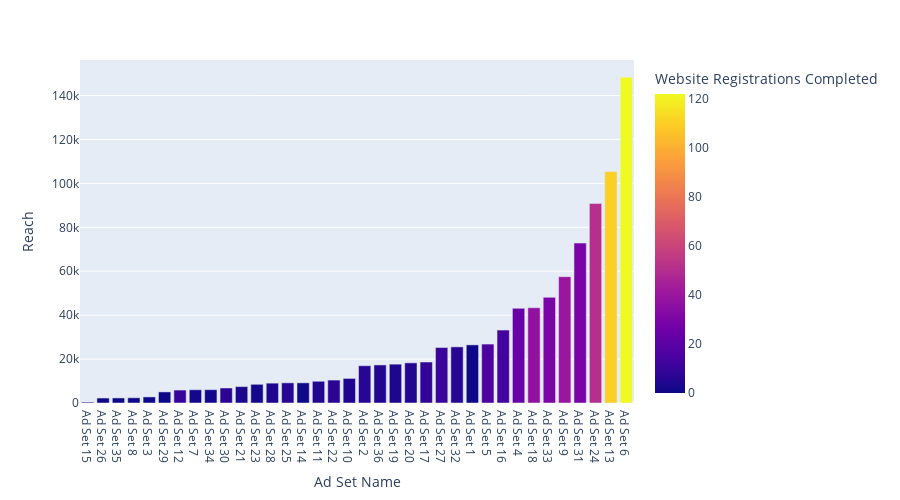

Source (notebook cell):
### Code cell
import plotly.express as px



fig = px.bar(grouped, x='Ad Set Name', y='Reach',
             hover_data=['Impressions', 'Frequency'], color='Website Registrations Completed',
             height=500)
fig.show()

### Figure 1 — Plotly figure (JSON) as saved in the notebook; plotly's stock layout.template omitted (floating-point values rounded to 4 significant figures)
{"data": [{"alignmentgroup": "True", "customdata": [[406, 6], [2268, 6.02], [2332, 6.07], [2391, 6.014], [2795, 6.027], [5138, 6.378], [5985, 6.191], [6148, 6.401], [6147, 6.524], [6877, 6.125], [8889, 7.282], [10200, 7.02], [9137, 6.055], [9276, 6.091], [9271, 7.521], [9951, 13.03], [12380, 7.042], [11317, 6.154], [20831, 7.382], [18765, 6.666], [18491, 7.268], [19717, 6.762], [20160, 6.312], [25842, 6.148], [27624, 6.791], [29730, 6.922], [30412, 7.865], [38182, 6.828], [55490, 7.831], [51296, 8.612], [56956, 7.135], [63425, 7.058], [87015, 8.57], [105168, 15.0], [130882, 7.426], [207604, 9.187]], "hoverlabel": {"namelength": 0}, "hovertemplate": "Ad Set Name=%{x}<br>Reach=%{y}<br>Impressions=%{customdata[0]}<br>Frequency=%{customdata[1]}<br>Website Registrations Completed=%{marker.color}", "legendgroup": "", "marker": {"color": [0, 0, 0, 1, 0, 0, 10, 2, 2, 7, 3, 2, 4, 6, 1, 5, 7, 4, 6, 5, 4, 5, 9, 11, 6, 0, 16, 13, 24, 37, 30, 40, 29, 51, 110, 122], "coloraxis": "coloraxis"}, "name": "", "offsetgroup": "", "orientation": "v", "showlegend": false, "textposition": "auto", "type": "bar", "x": ["Ad Set 15", "Ad Set 26", "Ad Set 35", "Ad Set 8", "Ad Set 3", "Ad Set 29", "Ad Set 12", "Ad Set 7", "Ad Set 34", "Ad Set 30", "Ad Set 21", "Ad Set 23", "Ad Set 28", "Ad Set 25", "Ad Set 14", "Ad Set 11", "Ad Set 22", "Ad Set 10", "Ad Set 2", "Ad Set 36", "Ad Set 19", "Ad Set 20", "Ad Set 17", "Ad Set 27", "Ad Set 32", "Ad Set 1", "Ad Set 5", "Ad Set 16", "Ad Set 4", "Ad Set 18", "Ad Set 33", "Ad Set 9", "Ad Set 31", "Ad Set 24", "Ad Set 13", "Ad Set 6"], "xaxis": "x", "y": [406, 2262, 2302, 2383, 2775, 5049, 5896, 6028, 6064, 6841, 7468, 8514, 9037, 9179, 9189, 9904, 10440, 11188, 16972, 17332, 17689, 18284, 18662, 25270, 25560, 26469, 26836, 33208, 43112, 43377, 48128, 57520, 72834, 90877, 105376, 148384], "yaxis": "y"}], "layout": {"barmode": "relative", "coloraxis": {"colorbar": {"title": {"text": "Website Registrations Completed"}}, "colorscale": [[0, "#0d0887"], [0.1111, "#46039f"], [0.2222, "#7201a8"], [0.3333, "#9c179e"], [0.4444, "#bd3786"], [0.5556, "#d8576b"], [0.6667, "#ed7953"], [0.7778, "#fb9f3a"], [0.8889, "#fdca26"], [1, "#f0f921"]]}, "height": 500, "legend": {"tracegroupgap": 0}, "margin": {"t": 60}, "xaxis": {"anchor": "y", "domain": [0, 1], "title": {"text": "Ad Set Name"}}, "yaxis": {"anchor": "x", "domain": [0, 1], "title": {"text": "Reach"}}}}
